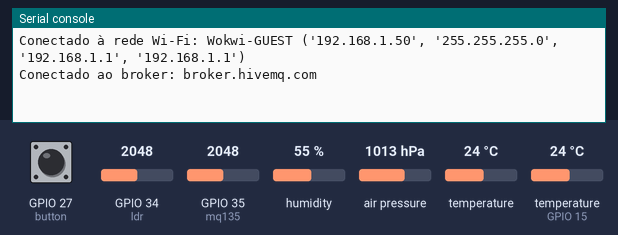
The program below on a simulated ESP32 board running MicroPython. Shown: the last lines printed to the serial console. Wiring (from the project's diagram.json): DHT22 sensor on GPIO 15, button on GPIO 27, light sensor on GPIO 34, gas sensor on GPIO 35. The inputs (shaded band) are chosen by the test bench; at power-on: humidity 55 %, air pressure 1013 hPa, GPIO 34 (ldr) = 2048, GPIO 35 (mq135) = 2048, GPIO 27 (button) HIGH, temperature 24 °C, temperature (sensor on GPIO 15) 24 °C (analog values on the 0–4095 scale). WiFi joins after 1.5 s; no MQTT or app messages arrive unless stated; library files of the repository ran but are not shown: bmp180.py.

Above: at 3.3 s.
3.4 s: humidity set to 22 %
At 4.7 s:
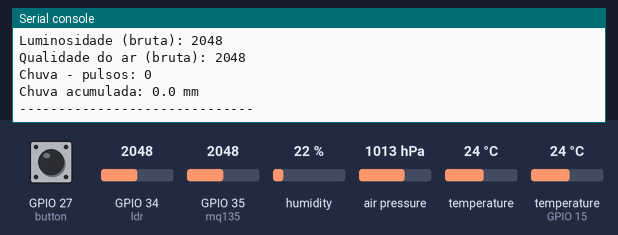
5.7 s: air pressure set to 952 hPa
7.2 s: GPIO 34 (ldr) set to 1960
8.7 s: GPIO 35 (mq135) set to 1960
10.2 s: GPIO 27 (button) pulled LOW for 0.15 s
11.8 s: temperature (sensor 0) set to 12 °C
At 13.5 s:
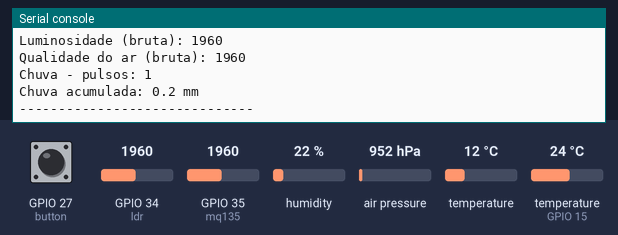
Timing chart, 0 to 14.3 s (numbered marks = the images above; inputs shaded):
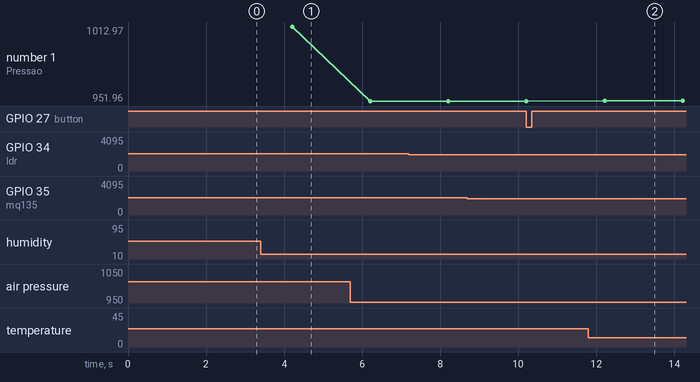

Measured:
- after the input at 3.4 s, the serial console: prints a new line after 0.80 s (image 1)
- after the input at 11.8 s, the serial console: prints a new line after 0.41 s (image 2)
- plotted number 1: 1012.97 → 951.96 after the input at 5.7 s, 951.96 → 952.02 after the input at 11.8 s

The program:

main.py
```python
import dht
from machine import Pin, I2C, ADC
from time import sleep, ticks_ms, ticks_diff
from bmp180 import BMP180
from rain import RainSensor
from umqtt.simple import MQTTClient
import network
import ujson

# Configuração de rede Wi-Fi
ssid = "Wokwi-GUEST"
password = ""
sta_if = network.WLAN(network.STA_IF)
sta_if.active(True)
sta_if.connect(ssid, password)

# Aguarda a conexão Wi-Fi/até conectar
while not sta_if.isconnected():
    sleep(1)
print("Conectado à rede Wi-Fi:", ssid, sta_if.ifconfig())

# Configuração do cliente MQTT
client_id = "esp32_atmoshub"    # <- Identificador único do cliente MQTT
broker = "broker.hivemq.com"    # < - Identificador do broker MQTT (HiveMQ)
client = MQTTClient(client_id, broker, port=1883)
client.connect()
#
print("Conectado ao broker:", broker)

# Sensores
dht22 = dht.DHT22(Pin(15))
i2c = I2C(0, scl=Pin(22), sda=Pin(21))
bmp = BMP180(i2c)
ldr = ADC(Pin(34))
ldr.atten(ADC.ATTN_11DB)
mq135 = ADC(Pin(35))
mq135.atten(ADC.ATTN_11DB)

# Pluviometro simulado por botao
rain = RainSensor(27, mm_per_pulse=0.2)

ultimo_print = ticks_ms()

while True:
    rain.update()

    agora = ticks_ms()
    if ticks_diff(agora, ultimo_print) >= 2000:

        # Leitura dos sensores
        dht22.measure()
        temperatura_ar = dht22.temperature()
        umidade_ar = dht22.humidity()

        temperatura_bmp = bmp.temperature
        pressao_hpa = bmp.pressure / 100
        luminosidade_bruta = ldr.read()
        qualidade_ar_bruta = mq135.read()

        chuva_pulsos = rain.pulses
        chuva_acumulada = rain.rain_mm

        print("=== ATMOSHUB ===")
        print("Temperatura (DHT22):", temperatura_ar, "C")
        print("Umidade:", umidade_ar, "%")
        print("Temperatura (BMP180):", temperatura_bmp, "C")
        print("Pressao:", pressao_hpa, "hPa")
        print("Luminosidade (bruta):", luminosidade_bruta)
        print("Qualidade do ar (bruta):", qualidade_ar_bruta)
        print("Chuva - pulsos:", chuva_pulsos)
        print("Chuva acumulada:", chuva_acumulada, "mm")
        print("------------------------------")

        # Aqui todos os valores são agrupados em um único objeto JSON.
        dados = {
            "temperatura_ar": temperatura_ar,
            "umidade_ar": umidade_ar,
            "temperatura_bmp180": temperatura_bmp,
            "pressao_hpa": pressao_hpa,
            "luminosidade_bruta": luminosidade_bruta,
            "qualidade_ar_bruta": qualidade_ar_bruta,
            "chuva_pulsos": chuva_pulsos,
            "chuva_acumulada": chuva_acumulada
            # Cada chave corresponde a um sensor físico.
        }
        # Publicando os dados no broker MQTT
        client.publish("atmoshub/dados", ujson.dumps(dados))

        ultimo_print = agora

    sleep(0.05)
```

rain.py
```python
from machine import Pin
from time import ticks_ms, ticks_diff


class RainSensor:
    def __init__(self, pin, mm_per_pulse=0.2, debounce_ms=200):
        self.button = Pin(pin, Pin.IN, Pin.PULL_UP)
        self.mm_per_pulse = mm_per_pulse
        self.debounce_ms = debounce_ms
        self.pulses = 0
        self.rain_mm = 0.0
        self.last_state = self.button.value()
        self.last_pulse = ticks_ms()

    def update(self):
        state = self.button.value()
        now = ticks_ms()

        if self.last_state == 1 and state == 0:
            if ticks_diff(now, self.last_pulse) >= self.debounce_ms:
                self.pulses += 1
                self.rain_mm = self.pulses * self.mm_per_pulse
                self.last_pulse = now

        self.last_state = state
```
